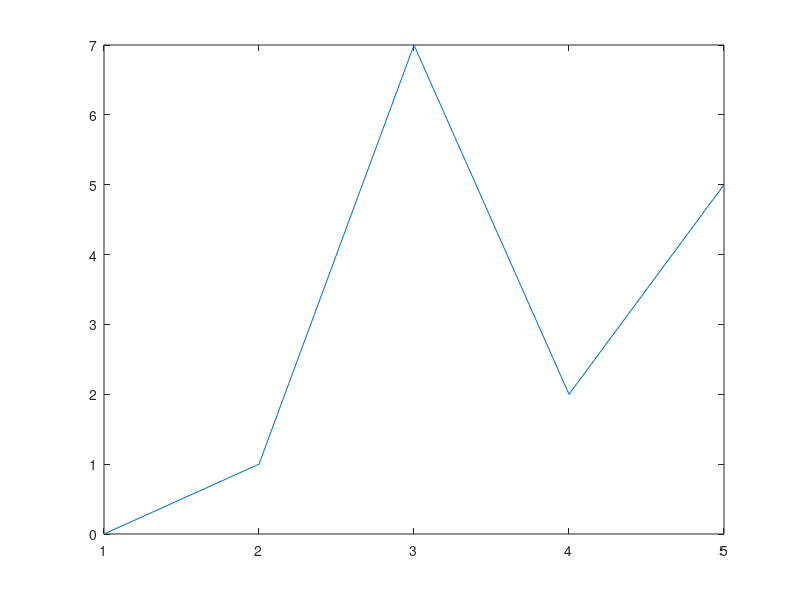

This figure's MATLAB source:
% Jacob Krol
% Collatz Intermediate Value Count Plotter
clc

max = input('Max Value:');
currentval = 1;
steps = 0;

while(currentval < max)
    currentval = currentval+1;
    pos = 0;
    movingval = currentval;
    while(movingval > 1)
        if(mod(movingval,2)==0)
            movingval = movingval/2;
        else
            movingval = 3*movingval+1;
        end
        pos = pos + 1;
    end
    steps = [steps pos];
end

plot(1:max,steps)